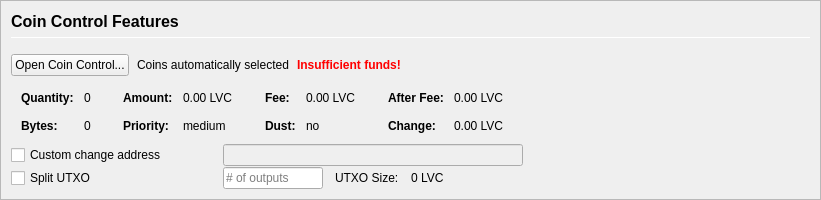
         <widget class="QFrame" name="frameCoinControl">
          <property name="sizePolicy">
           <sizepolicy hsizetype="Expanding" vsizetype="Expanding">
            <horstretch>0</horstretch>
            <verstretch>0</verstretch>
           </sizepolicy>
          </property>
          <property name="maximumSize">
           <size>
            <width>16777215</width>
            <height>16777215</height>
           </size>
          </property>
          <property name="frameShape">
           <enum>QFrame::StyledPanel</enum>
          </property>
          <property name="frameShadow">
           <enum>QFrame::Sunken</enum>
          </property>
          <layout class="QVBoxLayout" name="verticalLayoutCoinControl2">
           <property name="spacing">
            <number>0</number>
           </property>
           <property name="margin">
            <number>0</number>
           </property>
           <item>
            <widget class="QFrame" name="frameCoinControl_BG">
             <layout class="QVBoxLayout" name="verticalLayoutCoinControl" stretch="0,0,0,0,0,0">
              <property name="spacing">
               <number>1</number>
              </property>
              <property name="leftMargin">
               <number>10</number>
              </property>
              <property name="topMargin">
               <number>10</number>
              </property>
              <item>
               <layout class="QHBoxLayout" name="horizontalLayoutCoinControl1">
                <property name="bottomMargin">
                 <number>15</number>
                </property>
                <item>
                 <layout class="QVBoxLayout" name="verticalLayout_3">
                  <property name="spacing">
                   <number>6</number>
                  </property>
                  <item>
                   <widget class="QLabel" name="labelCoinControlFeatures">
                    <property name="sizePolicy">
                     <sizepolicy hsizetype="Preferred" vsizetype="Maximum">
                      <horstretch>0</horstretch>
                      <verstretch>0</verstretch>
                     </sizepolicy>
                    </property>
                    <property name="minimumSize">
                     <size>
                      <width>0</width>
                      <height>20</height>
                     </size>
                    </property>
                    <property name="font">
                     <font>
                      <pointsize>12</pointsize>
                      <weight>75</weight>
                      <bold>true</bold>
                     </font>
                    </property>
                    <property name="styleSheet">
                     <string notr="true">font-weight:bold;</string>
                    </property>
                    <property name="text">
                     <string>Coin Control Features</string>
                    </property>
                   </widget>
                  </item>
                  <item>
                   <widget class="Line" name="line">
                    <property name="minimumSize">
                     <size>
                      <width>0</width>
                      <height>1</height>
                     </size>
                    </property>
                    <property name="maximumSize">
                     <size>
                      <width>16777215</width>
                      <height>1</height>
                     </size>
                    </property>
                    <property name="orientation">
                     <enum>Qt::Horizontal</enum>
                    </property>
                   </widget>
                  </item>
                 </layout>
                </item>
               </layout>
              </item>
              <item>
               <layout class="QHBoxLayout" name="horizontalLayoutCoinControl2" stretch="0,0,0,0">
                <property name="spacing">
                 <number>8</number>
                </property>
                <property name="bottomMargin">
                 <number>10</number>
                </property>
                <item>
                 <widget class="QPushButton" name="pushButtonCoinControl">
                  <property name="styleSheet">
                   <string notr="true"/>
                  </property>
                  <property name="text">
                   <string>Open Coin Control...</string>
                  </property>
                  <property name="autoDefault">
                   <bool>false</bool>
                  </property>
                 </widget>
                </item>
                <item>
                 <widget class="QLabel" name="labelCoinControlAutomaticallySelected">
                  <property name="text">
                   <string>Coins automatically selected</string>
                  </property>
                  <property name="margin">
                   <number>5</number>
                  </property>
                 </widget>
                </item>
                <item>
                 <widget class="QLabel" name="labelCoinControlInsuffFunds">
                  <property name="font">
                   <font>
                    <weight>75</weight>
                    <bold>true</bold>
                   </font>
                  </property>
                  <property name="styleSheet">
                   <string notr="true">color:red;font-weight:bold;</string>
                  </property>
                  <property name="text">
                   <string>Insufficient funds!</string>
                  </property>
                  <property name="margin">
                   <number>5</number>
                  </property>
                 </widget>
                </item>
                <item>
                 <spacer name="horizontalSpacerCoinControl">
                  <property name="orientation">
                   <enum>Qt::Horizontal</enum>
                  </property>
                  <property name="sizeHint" stdset="0">
                   <size>
                    <width>40</width>
                    <height>1</height>
                   </size>
                  </property>
                 </spacer>
                </item>
               </layout>
              </item>
              <item>
               <widget class="QWidget" name="widgetCoinControl" native="true">
                <property name="sizePolicy">
                 <sizepolicy hsizetype="Preferred" vsizetype="Preferred">
                  <horstretch>0</horstretch>
                  <verstretch>0</verstretch>
                 </sizepolicy>
                </property>
                <property name="minimumSize">
                 <size>
                  <width>0</width>
                  <height>0</height>
                 </size>
                </property>
                <property name="styleSheet">
                 <string notr="true"/>
                </property>
                <layout class="QHBoxLayout" name="horizontalLayoutCoinControl5">
                 <property name="margin">
                  <number>0</number>
                 </property>
                 <item>
                  <layout class="QHBoxLayout" name="horizontalLayoutCoinControl3" stretch="0,0,0,1">
                   <property name="spacing">
                    <number>20</number>
                   </property>
                   <property name="topMargin">
                    <number>0</number>
                   </property>
                   <property name="bottomMargin">
                    <number>10</number>
                   </property>
                   <item>
                    <layout class="QFormLayout" name="formLayoutCoinControl1">
                     <property name="horizontalSpacing">
                      <number>10</number>
                     </property>
                     <property name="verticalSpacing">
                      <number>14</number>
                     </property>
                     <property name="leftMargin">
                      <number>10</number>
                     </property>
                     <property name="topMargin">
                      <number>4</number>
                     </property>
                     <property name="rightMargin">
                      <number>6</number>
                     </property>
                     <item row="0" column="0">
                      <widget class="QLabel" name="labelCoinControlQuantityText">
                       <property name="font">
                        <font>
                         <weight>75</weight>
                         <bold>true</bold>
                        </font>
                       </property>
                       <property name="text">
                        <string>Quantity:</string>
                       </property>
                       <property name="margin">
                        <number>0</number>
                       </property>
                      </widget>
                     </item>
                     <item row="0" column="1">
                      <widget class="QLabel" name="labelCoinControlQuantity">
                       <property name="cursor">
                        <cursorShape>IBeamCursor</cursorShape>
                       </property>
                       <property name="contextMenuPolicy">
                        <enum>Qt::ActionsContextMenu</enum>
                       </property>
                       <property name="text">
                        <string notr="true">0</string>
                       </property>
                       <property name="margin">
                        <number>0</number>
                       </property>
                       <property name="textInteractionFlags">
                        <set>Qt::LinksAccessibleByMouse|Qt::TextSelectableByKeyboard|Qt::TextSelectableByMouse</set>
                       </property>
                      </widget>
                     </item>
                     <item row="1" column="0">
                      <widget class="QLabel" name="labelCoinControlBytesText">
                       <property name="font">
                        <font>
                         <weight>75</weight>
                         <bold>true</bold>
                        </font>
                       </property>
                       <property name="text">
                        <string>Bytes:</string>
                       </property>
                      </widget>
                     </item>
                     <item row="1" column="1">
                      <widget class="QLabel" name="labelCoinControlBytes">
                       <property name="cursor">
                        <cursorShape>IBeamCursor</cursorShape>
                       </property>
                       <property name="contextMenuPolicy">
                        <enum>Qt::ActionsContextMenu</enum>
                       </property>
                       <property name="text">
                        <string notr="true">0</string>
                       </property>
                       <property name="textInteractionFlags">
                        <set>Qt::LinksAccessibleByMouse|Qt::TextSelectableByKeyboard|Qt::TextSelectableByMouse</set>
                       </property>
                      </widget>
                     </item>
                    </layout>
                   </item>
                   <item>
                    <layout class="QFormLayout" name="formLayoutCoinControl2">
                     <property name="horizontalSpacing">
                      <number>10</number>
                     </property>
                     <property name="verticalSpacing">
                      <number>14</number>
                     </property>
                     <property name="leftMargin">
                      <number>6</number>
                     </property>
                     <property name="topMargin">
                      <number>4</number>
                     </property>
                     <property name="rightMargin">
                      <number>6</number>
                     </property>
                     <item row="0" column="0">
                      <widget class="QLabel" name="labelCoinControlAmountText">
                       <property name="font">
                        <font>
                         <weight>75</weight>
                         <bold>true</bold>
                        </font>
                       </property>
                       <property name="text">
                        <string>Amount:</string>
                       </property>
                       <property name="margin">
                        <number>0</number>
                       </property>
                      </widget>
                     </item>
                     <item row="0" column="1">
                      <widget class="QLabel" name="labelCoinControlAmount">
                       <property name="cursor">
                        <cursorShape>IBeamCursor</cursorShape>
                       </property>
                       <property name="contextMenuPolicy">
                        <enum>Qt::ActionsContextMenu</enum>
                       </property>
                       <property name="text">
                        <string notr="true">0.00 LVC</string>
                       </property>
                       <property name="textInteractionFlags">
                        <set>Qt::LinksAccessibleByMouse|Qt::TextSelectableByKeyboard|Qt::TextSelectableByMouse</set>
                       </property>
                      </widget>
                     </item>
                     <item row="1" column="0">
                      <widget class="QLabel" name="labelCoinControlPriorityText">
                       <property name="font">
                        <font>
                         <weight>75</weight>
                         <bold>true</bold>
                        </font>
                       </property>
                       <property name="text">
                        <string>Priority:</string>
                       </property>
                      </widget>
                     </item>
                     <item row="1" column="1">
                      <widget class="QLabel" name="labelCoinControlPriority">
                       <property name="cursor">
                        <cursorShape>IBeamCursor</cursorShape>
                       </property>
                       <property name="contextMenuPolicy">
                        <enum>Qt::ActionsContextMenu</enum>
                       </property>
                       <property name="text">
                        <string>medium</string>
                       </property>
                       <property name="textInteractionFlags">
                        <set>Qt::LinksAccessibleByMouse|Qt::TextSelectableByKeyboard|Qt::TextSelectableByMouse</set>
                       </property>
                      </widget>
                     </item>
                    </layout>
                   </item>
                   <item>
                    <layout class="QFormLayout" name="formLayoutCoinControl3">
                     <property name="horizontalSpacing">
                      <number>10</number>
                     </property>
                     <property name="verticalSpacing">
                      <number>14</number>
                     </property>
                     <property name="leftMargin">
                      <number>6</number>
                     </property>
                     <property name="topMargin">
                      <number>4</number>
                     </property>
                     <property name="rightMargin">
                      <number>6</number>
                     </property>
                     <item row="0" column="0">
                      <widget class="QLabel" name="labelCoinControlFeeText">
                       <property name="font">
                        <font>
                         <weight>75</weight>
                         <bold>true</bold>
                        </font>
                       </property>
                       <property name="text">
                        <string>Fee:</string>
                       </property>
                       <property name="margin">
                        <number>0</number>
                       </property>
                      </widget>
                     </item>
                     <item row="0" column="1">
                      <widget class="QLabel" name="labelCoinControlFee">
                       <property name="cursor">
                        <cursorShape>IBeamCursor</cursorShape>
                       </property>
                       <property name="contextMenuPolicy">
                        <enum>Qt::ActionsContextMenu</enum>
                       </property>
                       <property name="text">
                        <string notr="true">0.00 LVC</string>
                       </property>
                       <property name="textInteractionFlags">
                        <set>Qt::LinksAccessibleByMouse|Qt::TextSelectableByKeyboard|Qt::TextSelectableByMouse</set>
                       </property>
                      </widget>
                     </item>
                     <item row="1" column="0">
                      <widget class="QLabel" name="labelCoinControlLowOutputText">
                       <property name="font">
                        <font>
                         <weight>75</weight>
                         <bold>true</bold>
                        </font>
                       </property>
                       <property name="text">
                        <string>Dust:</string>
                       </property>
                      </widget>
                     </item>
                     <item row="1" column="1">
                      <widget class="QLabel" name="labelCoinControlLowOutput">
                       <property name="cursor">
                        <cursorShape>IBeamCursor</cursorShape>
                       </property>
                       <property name="contextMenuPolicy">
                        <enum>Qt::ActionsContextMenu</enum>
                       </property>
                       <property name="text">
                        <string>no</string>
                       </property>
                       <property name="textInteractionFlags">
                        <set>Qt::LinksAccessibleByMouse|Qt::TextSelectableByKeyboard|Qt::TextSelectableByMouse</set>
                       </property>
                      </widget>
                     </item>
                    </layout>
                   </item>
                   <item>
                    <layout class="QFormLayout" name="formLayoutCoinControl4">
                     <property name="horizontalSpacing">
                      <number>10</number>
                     </property>
                     <property name="verticalSpacing">
                      <number>14</number>
                     </property>
                     <property name="leftMargin">
                      <number>6</number>
                     </property>
                     <property name="topMargin">
                      <number>4</number>
                     </property>
                     <property name="rightMargin">
                      <number>6</number>
                     </property>
                     <item row="0" column="0">
                      <widget class="QLabel" name="labelCoinControlAfterFeeText">
                       <property name="font">
                        <font>
                         <weight>75</weight>
                         <bold>true</bold>
                        </font>
                       </property>
                       <property name="text">
                        <string>After Fee:</string>
                       </property>
                       <property name="margin">
                        <number>0</number>
                       </property>
                      </widget>
                     </item>
                     <item row="0" column="1">
                      <widget class="QLabel" name="labelCoinControlAfterFee">
                       <property name="cursor">
                        <cursorShape>IBeamCursor</cursorShape>
                       </property>
                       <property name="contextMenuPolicy">
                        <enum>Qt::ActionsContextMenu</enum>
                       </property>
                       <property name="text">
                        <string notr="true">0.00 LVC</string>
                       </property>
                       <property name="textInteractionFlags">
                        <set>Qt::LinksAccessibleByMouse|Qt::TextSelectableByKeyboard|Qt::TextSelectableByMouse</set>
                       </property>
                      </widget>
                     </item>
                     <item row="1" column="0">
                      <widget class="QLabel" name="labelCoinControlChangeText">
                       <property name="font">
                        <font>
                         <weight>75</weight>
                         <bold>true</bold>
                        </font>
                       </property>
                       <property name="text">
                        <string>Change:</string>
                       </property>
                      </widget>
                     </item>
                     <item row="1" column="1">
                      <widget class="QLabel" name="labelCoinControlChange">
                       <property name="cursor">
                        <cursorShape>IBeamCursor</cursorShape>
                       </property>
                       <property name="contextMenuPolicy">
                        <enum>Qt::ActionsContextMenu</enum>
                       </property>
                       <property name="text">
                        <string notr="true">0.00 LVC</string>
                       </property>
                       <property name="textInteractionFlags">
                        <set>Qt::LinksAccessibleByMouse|Qt::TextSelectableByKeyboard|Qt::TextSelectableByMouse</set>
                       </property>
                      </widget>
                     </item>
                    </layout>
                   </item>
                  </layout>
                 </item>
                </layout>
               </widget>
              </item>
              <item>
               <layout class="QHBoxLayout" name="horizontalLayoutCoinControl4">
                <property name="spacing">
                 <number>12</number>
                </property>
                <property name="sizeConstraint">
                 <enum>QLayout::SetDefaultConstraint</enum>
                </property>
                <property name="topMargin">
                 <number>0</number>
                </property>
                <property name="rightMargin">
                 <number>0</number>
                </property>
                <item>
                 <widget class="QCheckBox" name="checkBoxCoinControlChange">
                  <property name="sizePolicy">
                   <sizepolicy hsizetype="Preferred" vsizetype="Preferred">
                    <horstretch>0</horstretch>
                    <verstretch>0</verstretch>
                   </sizepolicy>
                  </property>
                  <property name="minimumSize">
                   <size>
                    <width>200</width>
                    <height>0</height>
                   </size>
                  </property>
                  <property name="maximumSize">
                   <size>
                    <width>200</width>
                    <height>16777215</height>
                   </size>
                  </property>
                  <property name="toolTip">
                   <string>If this is activated, but the change address is empty or invalid, change will be sent to a newly generated address.</string>
                  </property>
                  <property name="text">
                   <string>Custom change address</string>
                  </property>
                 </widget>
                </item>
                <item>
                 <widget class="QValidatedLineEdit" name="lineEditCoinControlChange">
                  <property name="enabled">
                   <bool>false</bool>
                  </property>
                  <property name="sizePolicy">
                   <sizepolicy hsizetype="Preferred" vsizetype="Preferred">
                    <horstretch>0</horstretch>
                    <verstretch>0</verstretch>
                   </sizepolicy>
                  </property>
                  <property name="minimumSize">
                   <size>
                    <width>300</width>
                    <height>0</height>
                   </size>
                  </property>
                 </widget>
                </item>
                <item>
                 <widget class="QLabel" name="labelCoinControlChangeLabel">
                  <property name="sizePolicy">
                   <sizepolicy hsizetype="Preferred" vsizetype="Preferred">
                    <horstretch>0</horstretch>
                    <verstretch>0</verstretch>
                   </sizepolicy>
                  </property>
                  <property name="minimumSize">
                   <size>
                    <width>100</width>
                    <height>0</height>
                   </size>
                  </property>
                  <property name="text">
                   <string/>
                  </property>
                  <property name="margin">
                   <number>3</number>
                  </property>
                 </widget>
                </item>
               </layout>
              </item>
              <item>
               <layout class="QHBoxLayout" name="horizontalLayoutCoinControl6">
                <property name="spacing">
                 <number>12</number>
                </property>
                <property name="rightMargin">
                 <number>0</number>
                </property>
                <item>
                 <widget class="QCheckBox" name="splitBlockCheckBox">
                  <property name="sizePolicy">
                   <sizepolicy hsizetype="Preferred" vsizetype="Preferred">
                    <horstretch>0</horstretch>
                    <verstretch>0</verstretch>
                   </sizepolicy>
                  </property>
                  <property name="minimumSize">
                   <size>
                    <width>200</width>
                    <height>0</height>
                   </size>
                  </property>
                  <property name="maximumSize">
                   <size>
                    <width>200</width>
                    <height>16777215</height>
                   </size>
                  </property>
                  <property name="text">
                   <string>Split UTXO</string>
                  </property>
                 </widget>
                </item>
                <item>
                 <widget class="QLineEdit" name="splitBlockLineEdit">
                  <property name="sizePolicy">
                   <sizepolicy hsizetype="Preferred" vsizetype="Preferred">
                    <horstretch>50</horstretch>
                    <verstretch>0</verstretch>
                   </sizepolicy>
                  </property>
                  <property name="minimumSize">
                   <size>
                    <width>100</width>
                    <height>0</height>
                   </size>
                  </property>
                  <property name="maximumSize">
                   <size>
                    <width>100</width>
                    <height>16777215</height>
                   </size>
                  </property>
                  <property name="placeholderText">
                   <string># of outputs</string>
                  </property>
                 </widget>
                </item>
                <item>
                 <widget class="QLabel" name="labelBlockSizeText">
                  <property name="text">
                   <string>UTXO Size:</string>
                  </property>
                 </widget>
                </item>
                <item>
                 <widget class="QLabel" name="labelBlockSize">
                  <property name="text">
                   <string>0 LVC</string>
                  </property>
                 </widget>
                </item>
                <item>
                 <spacer name="horizontalSpacer_7">
                  <property name="orientation">
                   <enum>Qt::Horizontal</enum>
                  </property>
                  <property name="sizeHint" stdset="0">
                   <size>
                    <width>40</width>
                    <height>20</height>
                   </size>
                  </property>
                 </spacer>
                </item>
               </layout>
              </item>
              <item>
               <spacer name="verticalSpacerCoinControl">
                <property name="orientation">
                 <enum>Qt::Vertical</enum>
                </property>
                <property name="sizeHint" stdset="0">
                 <size>
                  <width>800</width>
                  <height>1</height>
                 </size>
                </property>
               </spacer>
              </item>
             </layout>
            </widget>
           </item>
          </layout>
         </widget>
